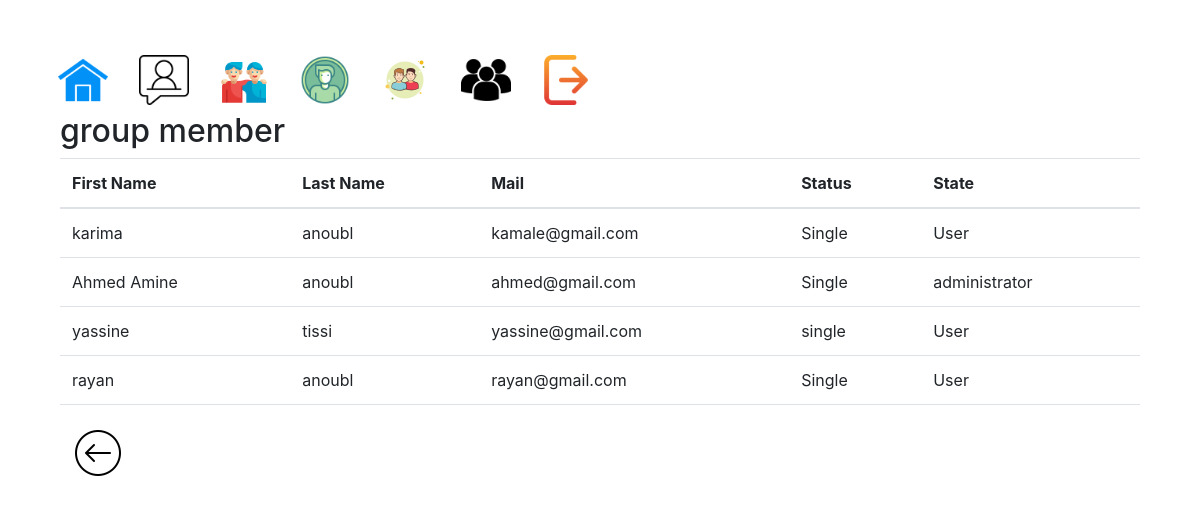
The app's page /controller/membre.php?name=groupe1 (signed in) with its own data.
### tables this page shows
CREATE TABLE IF NOT EXISTS `groupe` (
  `id` int(11) NOT NULL AUTO_INCREMENT,
  `user_id` int(11) DEFAULT NULL,
  `date_group` timestamp NULL DEFAULT NULL,
  `name` varchar(50) NOT NULL,
  `etat` int(11) NOT NULL DEFAULT '0',
  PRIMARY KEY (`id`),
  KEY `user_id` (`user_id`)
);

CREATE TABLE IF NOT EXISTS `users` (
  `id` int(11) NOT NULL AUTO_INCREMENT,
  `prenom` varchar(50) NOT NULL,
  `nom` varchar(50) NOT NULL,
  `email` varchar(50) NOT NULL,
  `password` varchar(50) NOT NULL,
  `genre` varchar(10) NOT NULL,
  `status` varchar(20) NOT NULL,
  `jour` int(11) NOT NULL,
  `mois` varchar(20) NOT NULL,
  `anne` int(11) NOT NULL,
  `connecter` int(11) NOT NULL DEFAULT '0',
  PRIMARY KEY (`id`)
);

### controller/membre.php (called while the page is built)
<?php
require "../views/nav.php";
require "../models/users.php";
$user=new users();
$title="group member";
$name=$_GET['name'];
$row=$user->membre($name);
require "../views/membre.php";
?>

### models/users.php (called while the page is built, shortened)
<?php
class users extends connection
{
public function membre($name)
{
    $con=$this->connections();
    $sql="
    SELECT users.prenom,users.nom,users.email,users.status,groupe.etat
    FROM users,groupe
    WHERE users.id=groupe.user_id AND groupe.name='$name';
    ";
    $result=$con->query($sql);
    return $result->fetchall();
}
}
?>

### views/membre.php (the view, shortened to what this page needs)
<!DOCTYPE html>
<html lang="en">
<head>
    <link rel="stylesheet" href="https://cdn.jsdelivr.net/npm/bootstrap@4.0.0/dist/css/bootstrap.min.css">
</head>
<body>
    <div class="container">
        <h2><?php echo $title;  ?></h2>
        <table class="table">
            <thead>
            <th>First Name</th>
            <th>Last Name</th>
            <th>Mail</th>
            <th>Status</th>
            <th>State</th>
            </thead>
            <tbody>
                <?php foreach ($row as $row)
                {
                       ?>
                       <tr>
                     <td><?php echo $row['prenom'];  ?></td>
                     <td><?php echo $row['nom'];  ?></td>
                     <td><?php echo $row['email'];  ?></td>
                     <td><?php echo $row['status'];  ?></td>
                     <td><?php if($row['etat']==1) {
                                echo "administrator";
                     }
                     else
                     {
                        echo "User";
                     }  ?></td>
              <?php  }
                 ?>
                     </tr>
            </tbody>
        </table>
        <a class="btn" href="../controller/mygroup.php">
            <img src="../image/back.png" alt="">
        </a>
    </div>
</body>
</html>

### views/nav.php (style rules this page uses)
body { background-color: rgb(97, 80, 199); }

### records on screen
groupe: user.prenom "karima", user.nom "anoubl", user.email "kamale@gmail.com", user.status "Single", etat "User"
groupe: user.prenom "Ahmed Amine", user.nom "anoubl", user.email "ahmed@gmail.com", user.status "Single", etat "administrator"
groupe: user.prenom "yassine", user.nom "tissi", user.email "yassine@gmail.com", user.status "single", etat "User"
groupe: user.prenom "rayan", user.nom "anoubl", user.email "rayan@gmail.com", user.status "Single", etat "User"

### other values on screen
$title "group member"
